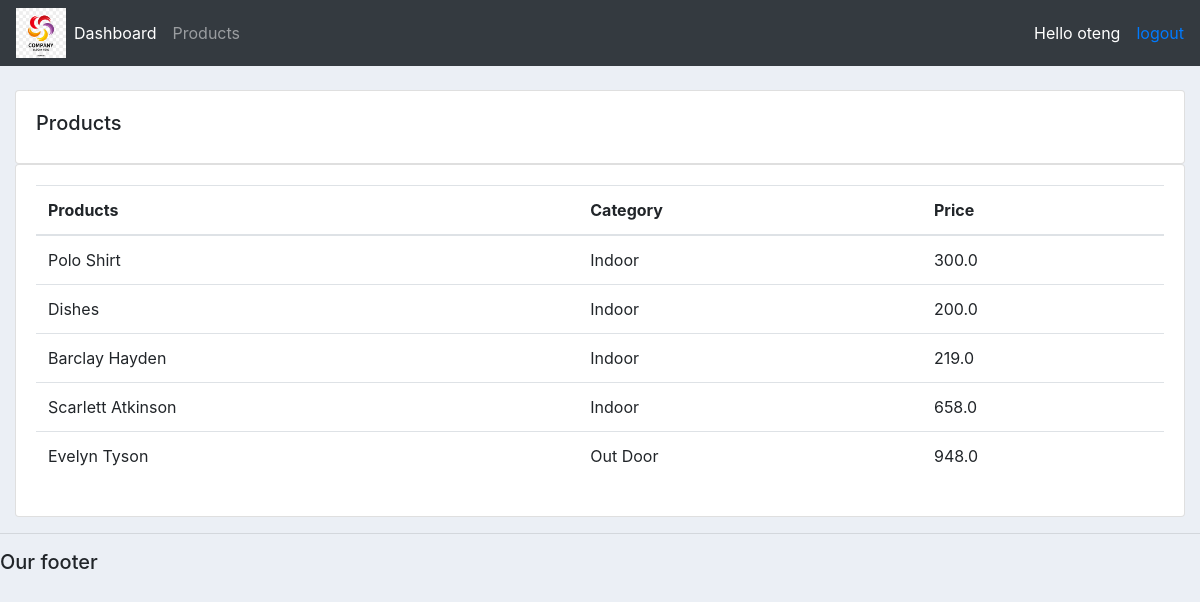
Screenshot of /products/ (signed in) with the database file from the repository.
### accounts/models.py (models this page shows, shortened)
class Product(models.Model):
    CATEGORY = (
        ('Indoor', 'Indoor'),
        ('Out Door', 'Out Door'),
    )
    name = models.CharField(max_length=200, null=True)
    price = models.FloatField()
    category =models.CharField(max_length=200, null=True, choices=CATEGORY)
    description = models.TextField(max_length=200, null=True)
    tags = models.ManyToManyField(Tag)
    created_at = models.DateTimeField(auto_now_add=True)

### accounts/decorators.py (the view)
        def wrapper_func(request, *args, **kwargs):
            group = None
            if request.user.groups.exists():
                group = request.user.groups.all()[0].name
            if group in allowed_roles:
                return view_func(request, *args, **kwargs)
            else:
                return HttpResponse('You are not authorized')

### accounts/views.py (called while the page is built)
@login_required(login_url='auth_login')
@allowed_users(allowed_roles=['admin'])
def products(request):
    products = Product.objects.all()
    return render(request, 'accounts/products.html', {'products': products})

### accounts/templates/accounts/products.html
{%  extends 'accounts/main.html' %}
{% block content %}
	<br>
	<div class="row">
		<div class="col-md">
			<div class="card card-body">
				<h5>Products</h5>
			</div>
			<div class="card card-body">
				<table class="table">
					  <thead>
 						   <tr>
      							<th scope="col">Products</th>
      							<th scope="col">Category</th>
      							<th scope="col">Price</th>
						   </tr>
					  </thead>
					<tbody>
					{% for product in products %}
						<tr>
							<td>{{product.name}}</td>
							<td>{{product.category}}</td>
							<td>{{product.price}}</td>
						</tr>
					{% endfor %}
					</tbody>
				</table>
			</div>
		</div>
	</div>
{% endblock content %}

### accounts/templates/accounts/navbar.html (shortened to what this page needs)
{% load static %}
<nav class="navbar navbar-expand-lg navbar-dark bg-dark">
  <img src="{% static 'images/sample.jpg' %}" style="width: 50px;">
  {% if request.user.is_staff %}
    <div class="collapse navbar-collapse" id="navbarNav">
      <ul class="navbar-nav">
        <li class="nav-item active">
          <a class="nav-link" href="{% url 'dashboard' %}">Dashboard</a>
        </li>
        <li class="nav-item">
          <a class="nav-link" href="{% url 'products' %}">Products</a>
        </li>
      </ul>
    </div>
  {% endif%}
  <span style="color:white;">Hello {{request.user}} </span> &emsp;
  <span ><a href="{% url 'auth_logout' %}">logout</a> </span>
</nav>

### static/css/main.css (style rules this page uses)
body { background-color: #ebeff5; }

### rows the page displays
Product: name "Polo Shirt", category "Indoor", price "300.0"
Product: name "Dishes", category "Indoor", price "200.0"
Product: name "Barclay Hayden", category "Indoor", price "219.0"
Product: name "Scarlett Atkinson", category "Indoor", price "658.0"
Product: name "Evelyn Tyson", category "Out Door", price "948.0"

### other values shown
{{ request.user }} "oteng"
